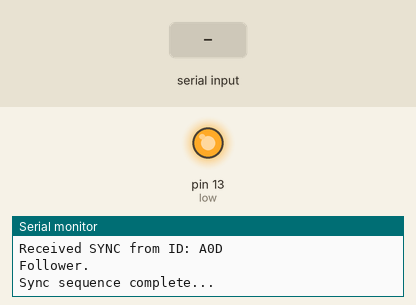
The sketch below on a simulated Arduino Mega 2560, built with avr-gcc and run on an emulated ATmega2560. Parts: output pins drawn as LEDs (lit = HIGH), the last lines printed to the serial monitor. The test bench sets the inputs (shaded band). Random numbers use the default seed unless the sketch sets one; the modem accepts every AT command (registered, SIM ready, sends succeed) and sends nothing else.

Above: at 3.1 s.
3.2 s: "1" received over the second serial link
At 5.7 s:
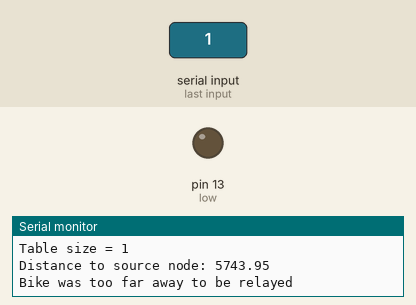
Timing chart, 0 to 10.2 s (numbered marks = the images above; inputs shaded):
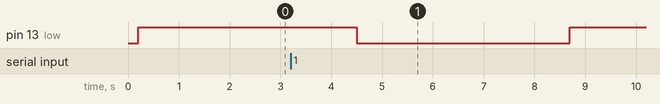

The sketch:

LoRaNode.ino
```cpp
#include "LoRaNode.h"

LoRaNode node;
Payload buffer;

bool canSleep = 0;  // TODO: use this to prevent the module from falling asleep while sending
bool awake = 1;
bool canSend = 0;

void setup() {
  // Hardcode GPS data based on Google Earth
  // Bike 1
  uint16_t id = 1;
  uint8_t vehicle_type = VEHICLE_TYPE::BICYCLE;
  float latitude = 51.447905;
  float longitude = 5.484327;

  // // Bike 2
  // uint16_t id = 2;
  // uint8_t vehicle_type = VEHICLE_TYPE::BICYCLE;
  // float latitude = 51.447179;
  // float longitude = 5.491909;

  // // E Bike 3
  // uint16_t id = 3;
  // uint8_t vehicle_type = VEHICLE_TYPE::ELECTRIC_BICYCLE;
  // float latitude = 51.450170;
  // float longitude = 5.491234;

  // // E bike 4
  // uint16_t id = 4;
  // uint8_t vehicle_type = VEHICLE_TYPE::ELECTRIC_BICYCLE;
  // float latitude = 51.448100;
  // float longitude = 5.495445;

  // // Cargo bike 5
  // uint16_t id = 5;
  // uint8_t vehicle_type = VEHICLE_TYPE::CARGO_BICYCLE;
  // float latitude = 51.446806;
  // float longitude = 5.492243;

  // // Motorbike 6
  // uint16_t id = 6;
  // uint8_t vehicle_type = VEHICLE_TYPE::MOTORCYCLE;
  // float latitude = 51.447705;
  // float longitude = 5.477378;

  node.data = { id, 0, 0, latitude, longitude, SET_C_BATTERY(85, UPDATE),
                vehicle_type, 31 };

  cli();  // pause interrupts
  // Set Timer/Counter Control Registers
  TCCR1A = 0;
  TCCR1B = 0;
  TCCR1B |= (1 << WGM12);               // clear timer on compare match
  TCCR1B |= (1 << CS12) | (1 << CS10);  // set the prescaler to 1024
  // Set Output Compare Register
  OCR1A = 0xFFFF;  // (T = 4.194s)
  // Reset Timer/Counter
  TCNT1 = 0;
  // Enable timer interrupt
  TIMSK1 |= (1 << OCIE1A);
  sei();  // enable interrupts

  randomSeed(analogRead(0));
  Serial.begin(115200);  // laptop
  Serial1.begin(9600);   // LoRa module
  delay(200);

  pinMode(13, OUTPUT);  // low=sleep, high=wake
  digitalWrite(13, HIGH);

  // Ensure TDT mode
  delay(200);
  Serial1.print("+++\r\n");
  delay(200);
  Serial1.print("AT+EXIT\r\n");
  delay(200);

  // read OKs
  while (Serial1.available() > 0) {
    char data = Serial1.read();
    Serial.write(data);
  }

  Serial.println("Start sync sequence...");
  bool received = 0;
  unsigned long startMillis = millis();
  while (millis() - startMillis < 10000 && !received) {
    if (Serial1.available() > 0) {
      int out = Serial1.readBytes((uint8_t*)&buffer, sizeof(Payload));
      if (buffer.id != 0) {  // ignore garbage
        TCNT1 = buffer.timer + DELTA;
        received = 1;

        Serial.print("Received SYNC from ID: ");
        Serial.println(buffer.id, HEX);
      }
    }
  }

  node.data.seq_num = 0;
  if (received) {  // Follower: wait random time, then broadcast
    Serial.println("Follower.");
    unsigned long startMillis = millis();
    long interval = random(0, 1000);
    while (millis() - startMillis < interval)
      ;
  } else {  // Synchronizer
    Serial.println("Synchronizer.");
  }
  // Broadcast your clock
  node.data.timer = TCNT1;
  Serial1.write((uint8_t*)&(node.data), sizeof(Payload));
  Serial.println("Sync sequence complete...");
  canSleep = 1;
}

ISR(TIMER1_COMPA_vect) {  // timer1
  if (canSleep) {
    if (awake) {
      digitalWrite(13, LOW);
      awake = 0;
    } else {
      digitalWrite(13, HIGH);
      while (Serial1.available() > 0) {
        char t = Serial1.read();
      }
      awake = 1;
      canSend = 1;
    }
  }
}

void loop() {
  if (canSend) {  // every time you wake up
    delay(10);

    Serial.println("Broadcasting...");
    node.data.seq_num++;
    node.data.timer = TCNT1;
    Serial1.write((uint8_t*)&(node.data), sizeof(Payload));
    canSend = 0;
  }

  if (awake) {
    int out = node.dequeue(&buffer);
    if (out != -1) {
      Serial.print("Relaying packet ");
      Serial.print(buffer.seq_num);
      Serial.print(" from ");
      Serial.print(buffer.id, HEX);
      Serial.print("... (");
      Serial.print(out);
      Serial.println(") left in the queue");

      buffer.timer = TCNT1;
      Serial1.write((uint8_t*)&(buffer), sizeof(Payload));
    }
  }

  if (Serial1.available() > 0) {
    int out = Serial1.readBytes((uint8_t*)&buffer, sizeof(Payload));
    if (buffer.id != 0) {  // ignore garbage
      Serial.print("ID: ");
      Serial.println(buffer.id, HEX);

      if (buffer.id != node.data.id && node.checkSequence(buffer.id, buffer.seq_num)) {  // ignore maessage about yourself
        node.handleMessage(buffer);
        Serial.print("Table size = ");
        Serial.println(node.tableTail);

        int out = node.enqueue(buffer);
        if (out == -1) {
          Serial.println("Queue full! Message dropped.");
        } else if (out == -2) {
          Serial.println("Bike was too far away to be relayed");
        } else {
          Serial.println("Added to queue");
        }
      }
    }
  }
}
```

LoRaNode.cpp
```cpp
#include "LoRaNode.h"

LoRaNode::LoRaNode() {
  tableTail = 0;
  qhead = 0;
  qtail = -1;
  qsize = 0;
}

void LoRaNode::handleMessage(const Payload &message) {
  // TODO: use the highest bit of vehicle type instead
  if (GET_FLAG(message.c_battery) == UPDATE) {
    if (checkSequence(message.id, message.seq_num)) {
      update(message);
    }
  } else {  // purge
    purge(message.id);
  }
}

/**
 * Compute distance from this node to the source data's node
 * return: distance in (km)
 */
float LoRaNode::computeDistance(float latitude, float longitude) {
  // Convert to rad
  longitude *= M_PI / 180.0f;
  latitude *= M_PI / 180.0f;
  float my_longitude = data.longitude * M_PI / 180.0f;
  float my_latitude = data.latitude * M_PI / 180.0f;

  // Using Haversine formular
  float dlat = latitude - my_latitude;
  float dlon = longitude - my_longitude;

  float a = pow(sin(dlat / 2), 2) + cos(my_latitude) * cos(latitude) * pow(sin(dlon / 2), 2);
  float c = 2 * atan2(sqrt(a), sqrt(1 - a));

  return EARTH_RADIUS * c;
}

/**
 * Check the target data is new or outdated
 * return: true if the target data is new, false otherwise
 */
bool LoRaNode::checkSequence(uint16_t id, uint8_t seq_num) {
  for (int i = 0; i < TABLE_SIZE; i++) {
    if (table[i].id == id) {
      return (table[i].seq_num < seq_num || table[i].seq_num == 0xFF);
    }
  }
  return true;  // no matching ID in the table
}

/**
 * Get the index of a record in the table given its ID
 * return: -1 if the record isn't found
 */
int LoRaNode::getIndex(uint16_t id) {
  for (int i = 0; i < TABLE_SIZE; i++) {
    if (table[i].id == id) {
      return i;
    }
  }
  return -1;
}

/**
 * Add new record to the table or update and existing one
 */
void LoRaNode::update(const Payload &newRecord) {
  int i = getIndex(newRecord.id);
  if (i != -1) {  // update existing record
    table[i] = newRecord;
  } else {  // new record
    if (tableTail < TABLE_SIZE) {
      table[tableTail++] = newRecord;
    } else {
      // TODO: replace record of the furthest away bike with new_data
    }
  }
}

/**
 * Purge record from table given
 */
void LoRaNode::purge(uint16_t id) {
  if (getIndex(id) != -1) {
    for (int i = id; i < tableTail; i++) {
      table[i] = table[i + 1];
    }
    tableTail--;
  }
}

/**
* Add record to the queue
* Return: -1 if operation failed, -2 if distance limit was exceeded,
*         otherwise number of records in the queue
*/
int LoRaNode::enqueue(const Payload &message) {
  if (qsize == QUEUE_SIZE) {
    return -1;
  } else {
    float d = computeDistance(message.latitude, message.longitude);
    Serial.print("Distance to source node: ");
    Serial.println(d);
    if (d > LIMIT_DISTANCE) {
      return -2;  // too far away to relay information
    }

    // TODO: remove outdated messages (same id and smaller seq_number) from the queue

    qtail = (qtail + 1) % QUEUE_SIZE;
    queue[qtail] = message;

    return ++qsize;
  }
}

/**
* Add record to the queue
* Return: -1 if queue was empty, otherwise number of records in the queue
*/
int LoRaNode::dequeue(Payload *message) {
  if (qsize == 0) {
    return -1;
  }

  *message = queue[qhead];
  qhead = (qhead + 1) % QUEUE_SIZE;

  return --qsize;
}
```

LoRaNode.h
```cpp
#ifndef APPLICATION_HPP_
#define APPLICATION_HPP_

#include "Arduino.h"
#include <math.h>

#define DELTA 20000

#define TABLE_SIZE 64
#define QUEUE_SIZE 16

#define LIMIT_DISTANCE 1.0  // km
#define EARTH_RADIUS 6371   // km

#define GET_BATTERY(byte) ((byte)&0x7F)
#define GET_FLAG(byte) (((byte)&0x80) != 0)  // update/purge
#define SET_C_BATTERY(battery, command) ((battery & 0x7F) | (command ? 0x80 : 0x00))

enum COMMAND {
  UPDATE,
  PURGE,
};

enum VEHICLE_TYPE {
  BICYCLE,
  ELECTRIC_BICYCLE,
  CARGO_BICYCLE,
  MOTORCYCLE,
};

struct Payload {
  uint16_t id;
  uint8_t seq_num;
  uint16_t timer;
  float latitude;
  float longitude;
  uint8_t c_battery;  // the highest bit contains the command flag
  uint8_t vehicle_type;
  uint8_t price;
};

class LoRaNode {
  Payload table[TABLE_SIZE];

  Payload queue[QUEUE_SIZE];
  int qhead, qtail, qsize;

  float computeDistance(float latitude, float longitude);
  int getIndex(uint16_t id);
  void update(const Payload &new_data);
  void purge(uint16_t id);
  bool isQueueFull();

public:
  int tableTail;
  Payload data;

  LoRaNode();
  bool checkSequence(uint16_t id, uint8_t seq_num);
  void handleMessage(const Payload &message);
  int enqueue(const Payload &message);
  int dequeue(Payload *message);
};

#endif
```
